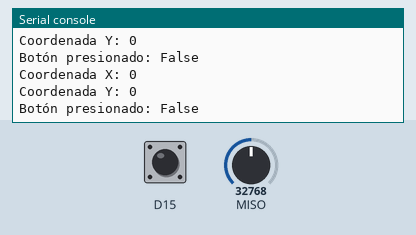
A program run on a simulated CircuitPython board. Shown: the last lines printed to the serial console. The test bench sets the inputs (shaded band); at power-on: D15 HIGH, MISO = 32768 (analog values on the 0–65535 scale). USB keyboard and mouse output is not drawn.

Above: at 1.2 s.
1.3 s: D15 pulled LOW for 0.15 s
At 1.48 s:
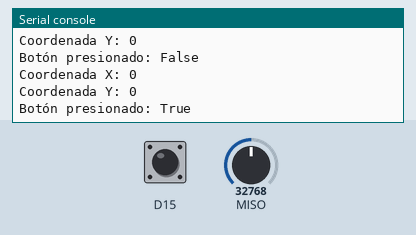
2.9 s: MISO set to 40655
At 3.08 s:
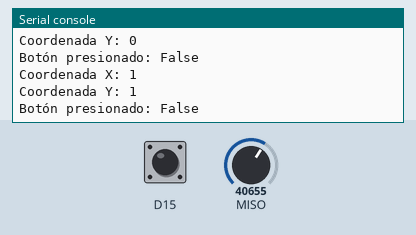
4.4 s: MISO set to 19660
At 4.68 s:
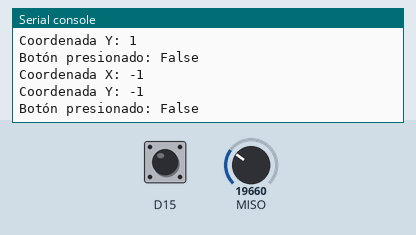
Timing chart, 0 to 7.4 s (numbered marks = the images above; inputs shaded):
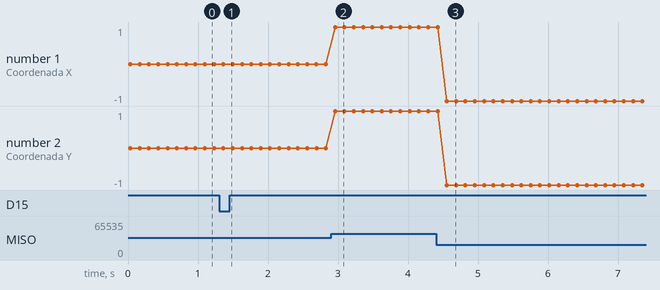

The program:

code.py
```python
import analogio
import digitalio
from board import GP15, GP26_A0, GP27_A1
import digitalio
import time
import usb_hid
from adafruit_hid.keyboard import Keyboard
from adafruit_hid.keycode import Keycode

keyboard = Keyboard(usb_hid.devices)

pin_x = GP26_A0  # Pin analógico para la coordenada X del joystick
pin_y = GP27_A1  # Pin analógico para la coordenada Y del joystick
button_pin = GP15  # Pin digital para el botón del joystick

# Configuración del ADC
adc_x = analogio.AnalogIn(pin_x)
adc_y = analogio.AnalogIn(pin_y)
button_pin = digitalio.DigitalInOut(button_pin)
button_pin.switch_to_input(pull=digitalio.Pull.UP)


# Función para leer el estado del joystick
def leer_joystick():
    x = adc_x.value
    y = adc_y.value

    resolved_x = 0

    if x > 40000:
        resolved_x = 1
    elif x < 20000:
        resolved_x = -1
    else:
        resolved_x = 0

    resolved_y = 0

    if y > 40000:
        resolved_y = 1
    elif y < 20000:
        resolved_y = -1
    else:
        resolved_y = 0

    boton_presionado = not button_pin.value

    return resolved_x, resolved_y, boton_presionado

def resolveWASD(x,y):
    if x == 0 and y == 0:
        keyboard.release(Keycode.D)
        keyboard.release(Keycode.A)
        keyboard.release(Keycode.W)
        keyboard.release(Keycode.S)
        return
    if x == -1:
        keyboard.release(Keycode.A)
        keyboard.press(Keycode.D)
    elif x == 1:
        keyboard.release(Keycode.D)
        keyboard.press(Keycode.A)

    if y == -1:
        keyboard.release(Keycode.S)
        keyboard.press(Keycode.W)
    elif y == 1:
        keyboard.release(Keycode.W)
        keyboard.press(Keycode.S)

# Bucle principal
while True:
    estado_x, estado_y, boton_presionado = leer_joystick()
    resolveWASD(estado_x,estado_y)

    print("Coordenada X:", estado_x)
    print("Coordenada Y:", estado_y)
    print("Botón presionado:", boton_presionado)

    time.sleep(0.1)
```

Measured:
- after the input at 1.3 s, the serial console: prints a new line after 0.06 s (image 1)
- after the input at 2.9 s, the serial console: prints a new line after 0.06 s (image 2)
- after the input at 4.4 s, the serial console: prints a new line after 0.15 s (image 3)
- plotted number 1: 0 → 1 after the input at 2.9 s, 1 → -1 after the input at 4.4 s
- plotted number 2: 0 → 1 after the input at 2.9 s, 1 → -1 after the input at 4.4 s
